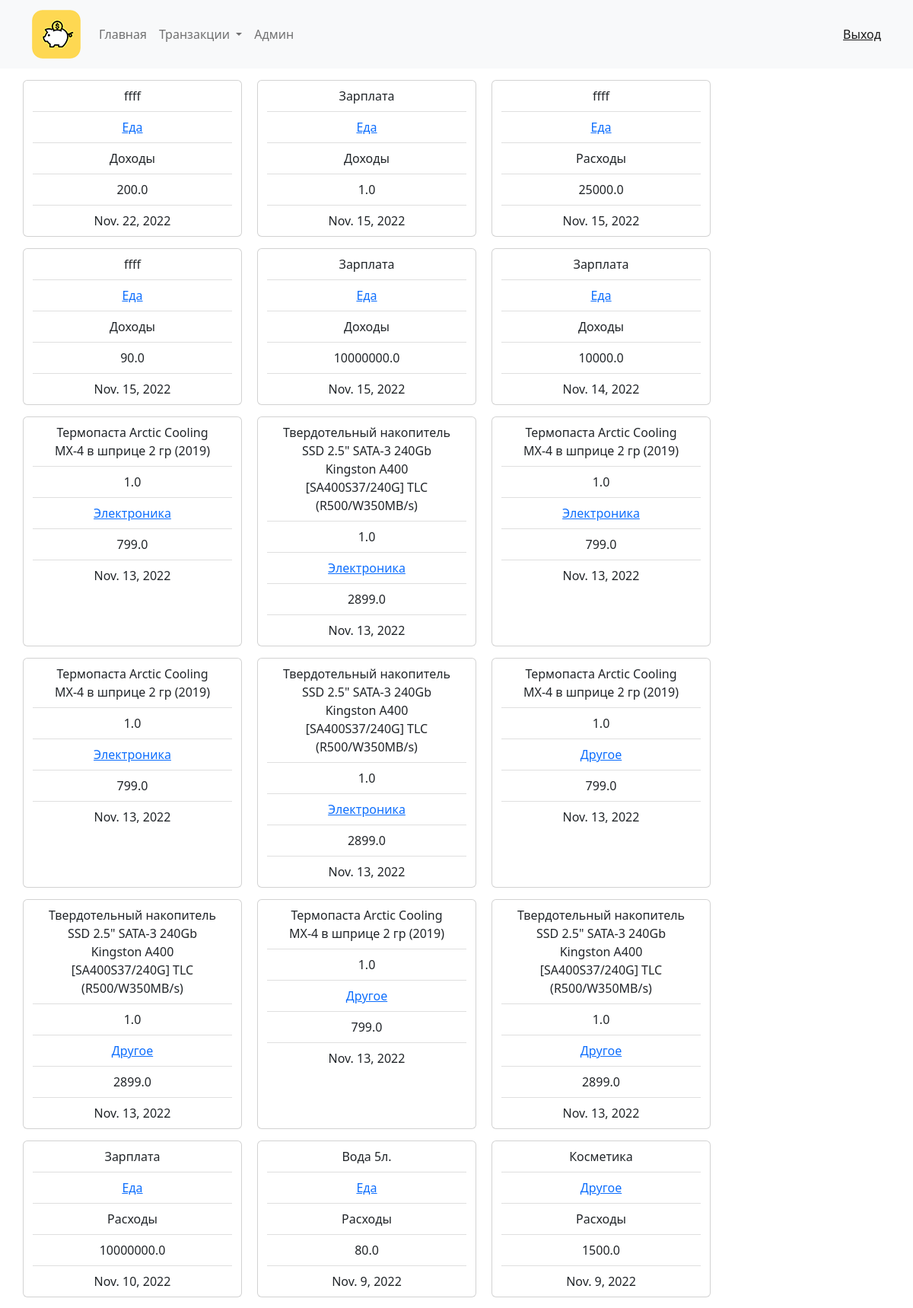
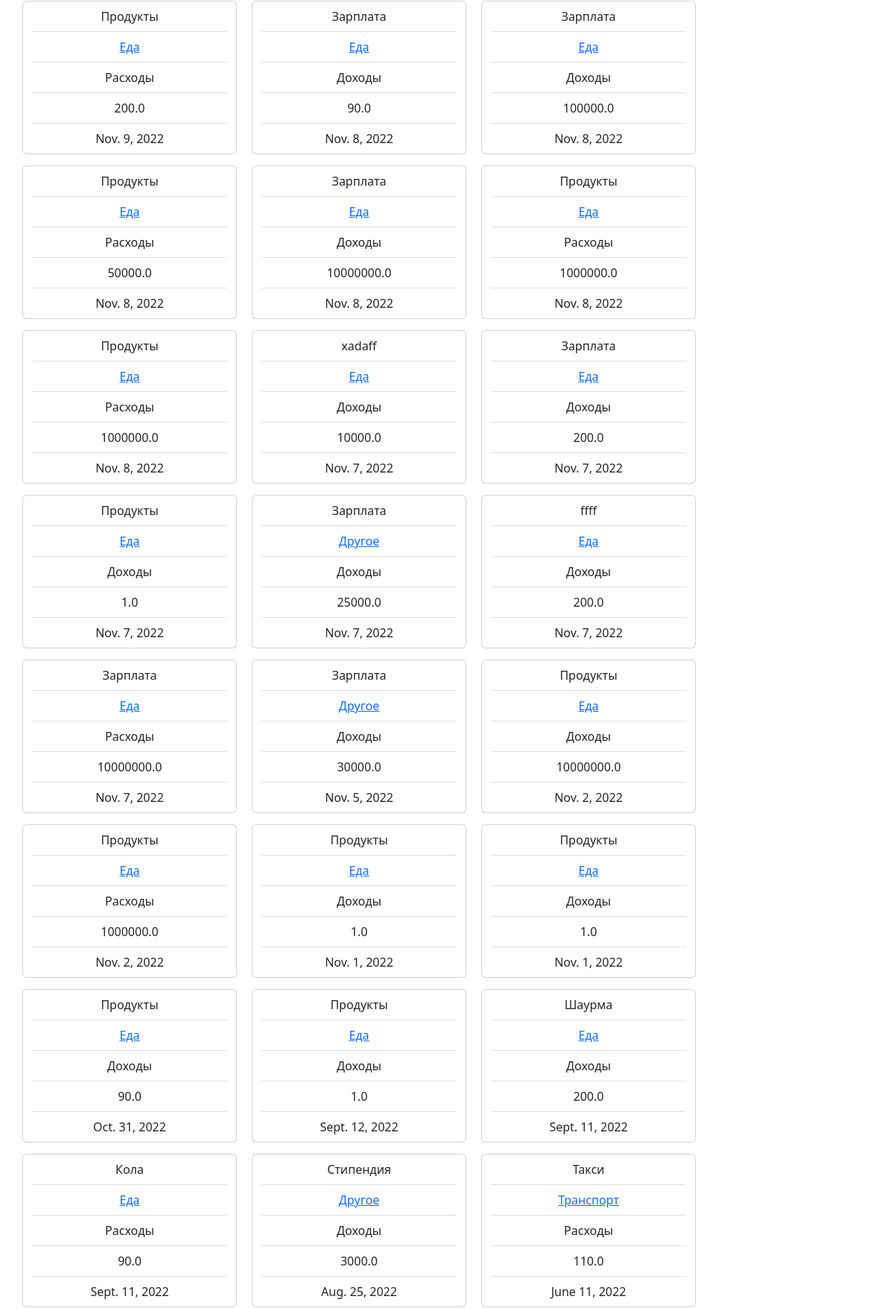
The page /get_user_transactions (signed in, upper part) on the database its author committed (2 pictures, top to bottom).
### kursach/models.py (models this page shows, shortened)
class Transactions(models.Model):
    date = models.DateField(verbose_name='Дата')
    item_name = models.CharField(max_length=80, verbose_name='Имя')
    item_price = models.FloatField(verbose_name='Цена')
    item_category_id = models.ForeignKey(Categories, on_delete=models.CASCADE, default=1, verbose_name='Категория')
    item_type_id = models.ForeignKey(Type_of_transcation, on_delete=models.PROTECT, default=1, verbose_name='Тип')# expenses incomes
    item_user_id = models.ForeignKey(User, on_delete=models.CASCADE, default=1)
    class Meta:
        verbose_name = "Транзакция"
        verbose_name_plural = "Транзакции"

class Categories(models.Model):
    category_name = models.CharField(max_length=80, verbose_name='Название категории')
    category_user_id = models.ForeignKey(User, on_delete=models.CASCADE, default=1)
    def __str__(self):
        return self.category_name
    class Meta:
        verbose_name = 'Категория'
        verbose_name_plural = "Категории"

class Type_of_transcation(models.Model):
    type_name = models.CharField(max_length=80)
    def __str__(self):
        return self.type_name
    class Meta:
        verbose_name = 'Тип транзакции'
        verbose_name_plural = "Типы транзакций"

class Check_data(models.Model):
    check_name = models.CharField(max_length=80)
    check_count = models.FloatField()
    check_price = models.FloatField()
    check_category_id = models.ForeignKey(Categories, on_delete=models.CASCADE, default=1)
    date = models.DateField(default=datetime.date.today())
    check_user_id = models.ForeignKey(User, on_delete=models.CASCADE, default=1)
    class Meta:
        verbose_name = "Чек"
        verbose_name_plural = "Чеки"

### kursach/views.py (the view)
# urls.py: path('get_user_transactions', get_user_transactions, name='get_user_transactions' ),
def get_user_transactions(request):
    checks = Check_data.objects.filter(check_user_id=request.user.id)
    transactions = Transactions.objects.filter(item_user_id=request.user.id)
    lst = sort_by_date(checks, transactions)
    return render(request, 'kursach/transactions_list.html', {'form': lst})

### kursach/script_folder/checkScript.py (called while the page is built)
def sort_by_date(*args):
    lst = []
    for dic in args:
        for item in dic:
            lst.append(item)
    lst.sort(key=lambda o: o.date, reverse=True)
    return lst

### kursach/templatetags/filter_for_date.py (called while the page is built)
def key(item, type_name):
    try:
        return type_name in str(type(item))
    except KeyError:
        return None

### kursach/templates/kursach/transactions_list.html
{% extends 'kursach/base.html' %}
{% load filter_for_date %}
{% block content %}
    <div class="container text-center">
        <div class="row">
            {% for item in form %}
                          {% if item|type:"Transactions" %}
                              <div class="card" style="width: 18rem; margin: 15px 20px 0 0;">
                                  <ul class="list-group list-group-flush">
                                      <li class="list-group-item">{{ item.item_name }}</li>
                                      <li class="list-group-item"><a href="#">{{ item.item_category_id }}</a></li>
                                    <li class="list-group-item">{{ item.item_type_id }}</li>
                                      <li class="list-group-item">{{ item.item_price }}</li>
                                       <li class="list-group-item">{{ item.date }}</li>
                                  </ul>
                            </div>
                          {% endif %}
                          {% if item|type:"Check_data" %}
                              <div class="card" style="width: 18rem; margin: 15px 20px 0 0;">
                                  <ul class="list-group list-group-flush">
                                      <li class="list-group-item">{{ item.check_name }}</li>
                                    <li class="list-group-item">{{ item.check_count }}</li>
                                    <li class="list-group-item"><a href="#">{{ item.check_category_id }}</a></li>
                                    <li class="list-group-item">{{ item.check_price }}</li>
                                    <li class="list-group-item">{{ item.date }}</li>
                                  </ul>
                              </div>
                          {% endif %}
            {% endfor %}
        </div>
    </div>
{% endblock  %}

### rows shown on the page
Transactions: item_name "ffff", item_category_id "Еда", item_type_id "Доходы", item_price "200.0", date "Nov. 22, 2022"
Transactions: item_name "Зарплата", item_category_id "Еда", item_type_id "Доходы", item_price "1.0", date "Nov. 15, 2022"
Transactions: item_name "ffff", item_category_id "Еда", item_type_id "Расходы", item_price "25000.0", date "Nov. 15, 2022"
Transactions: item_name "ffff", item_category_id "Еда", item_type_id "Доходы", item_price "90.0", date "Nov. 15, 2022"
Transactions: item_name "Зарплата", item_category_id "Еда", item_type_id "Доходы", item_price "10000000.0", date "Nov. 15, 2022"
Transactions: item_name "Зарплата", item_category_id "Еда", item_type_id "Доходы", item_price "10000.0", date "Nov. 14, 2022"
Check_data: check_name "Термопаста Arctic Cooling MX-4 в шприце 2 гр (2019)", check_count "1.0", check_category_id "Электроника", check_price "799.0", date "Nov. 13, 2022"
Check_data: check_name "Твердотельный накопитель SSD 2.5\" SATA-3 240Gb Kingston A400 [SA400S37/240G] TLC (R500/W350MB/s)", check_count "1.0", check_category_id "Электроника", check_price "2899.0", date "Nov. 13, 2022"
Check_data: check_name "Термопаста Arctic Cooling MX-4 в шприце 2 гр (2019)", check_count "1.0", check_category_id "Электроника", check_price "799.0", date "Nov. 13, 2022"
Check_data: check_name "Термопаста Arctic Cooling MX-4 в шприце 2 гр (2019)", check_count "1.0", check_category_id "Электроника", check_price "799.0", date "Nov. 13, 2022"
Check_data: check_name "Твердотельный накопитель SSD 2.5\" SATA-3 240Gb Kingston A400 [SA400S37/240G] TLC (R500/W350MB/s)", check_count "1.0", check_category_id "Электроника", check_price "2899.0", date "Nov. 13, 2022"
Check_data: check_name "Термопаста Arctic Cooling MX-4 в шприце 2 гр (2019)", check_count "1.0", check_category_id "Другое", check_price "799.0", date "Nov. 13, 2022"
Check_data: check_name "Твердотельный накопитель SSD 2.5\" SATA-3 240Gb Kingston A400 [SA400S37/240G] TLC (R500/W350MB/s)", check_count "1.0", check_category_id "Другое", check_price "2899.0", date "Nov. 13, 2022"
Check_data: check_name "Термопаста Arctic Cooling MX-4 в шприце 2 гр (2019)", check_count "1.0", check_category_id "Другое", check_price "799.0", date "Nov. 13, 2022"
Check_data: check_name "Твердотельный накопитель SSD 2.5\" SATA-3 240Gb Kingston A400 [SA400S37/240G] TLC (R500/W350MB/s)", check_count "1.0", check_category_id "Другое", check_price "2899.0", date "Nov. 13, 2022"
Transactions: item_name "Зарплата", item_category_id "Еда", item_type_id "Расходы", item_price "10000000.0", date "Nov. 10, 2022"
Transactions: item_name "Вода 5л.", item_category_id "Еда", item_type_id "Расходы", item_price "80.0", date "Nov. 9, 2022"
Transactions: item_name "Косметика", item_category_id "Другое", item_type_id "Расходы", item_price "1500.0", date "Nov. 9, 2022"
Transactions: item_name "Продукты", item_category_id "Еда", item_type_id "Расходы", item_price "200.0", date "Nov. 9, 2022"
Transactions: item_name "Зарплата", item_category_id "Еда", item_type_id "Доходы", item_price "90.0", date "Nov. 8, 2022"
Transactions: item_name "Зарплата", item_category_id "Еда", item_type_id "Доходы", item_price "100000.0", date "Nov. 8, 2022"
Transactions: item_name "Продукты", item_category_id "Еда", item_type_id "Расходы", item_price "50000.0", date "Nov. 8, 2022"
Transactions: item_name "Зарплата", item_category_id "Еда", item_type_id "Доходы", item_price "10000000.0", date "Nov. 8, 2022"
Transactions: item_name "Продукты", item_category_id "Еда", item_type_id "Расходы", item_price "1000000.0", date "Nov. 8, 2022"
Transactions: item_name "Продукты", item_category_id "Еда", item_type_id "Расходы", item_price "1000000.0", date "Nov. 8, 2022"
Transactions: item_name "xadaff", item_category_id "Еда", item_type_id "Доходы", item_price "10000.0", date "Nov. 7, 2022"
Transactions: item_name "Зарплата", item_category_id "Еда", item_type_id "Доходы", item_price "200.0", date "Nov. 7, 2022"
Transactions: item_name "Продукты", item_category_id "Еда", item_type_id "Доходы", item_price "1.0", date "Nov. 7, 2022"
Transactions: item_name "Зарплата", item_category_id "Другое", item_type_id "Доходы", item_price "25000.0", date "Nov. 7, 2022"
Transactions: item_name "ffff", item_category_id "Еда", item_type_id "Доходы", item_price "200.0", date "Nov. 7, 2022"
Transactions: item_name "Зарплата", item_category_id "Еда", item_type_id "Расходы", item_price "10000000.0", date "Nov. 7, 2022"
Transactions: item_name "Зарплата", item_category_id "Другое", item_type_id "Доходы", item_price "30000.0", date "Nov. 5, 2022"
Transactions: item_name "Продукты", item_category_id "Еда", item_type_id "Доходы", item_price "10000000.0", date "Nov. 2, 2022"
Transactions: item_name "Продукты", item_category_id "Еда", item_type_id "Расходы", item_price "1000000.0", date "Nov. 2, 2022"
Transactions: item_name "Продукты", item_category_id "Еда", item_type_id "Доходы", item_price "1.0", date "Nov. 1, 2022"
Transactions: item_name "Продукты", item_category_id "Еда", item_type_id "Доходы", item_price "1.0", date "Nov. 1, 2022"
Transactions: item_name "Продукты", item_category_id "Еда", item_type_id "Доходы", item_price "90.0", date "Oct. 31, 2022"
Transactions: item_name "Продукты", item_category_id "Еда", item_type_id "Доходы", item_price "1.0", date "Sept. 12, 2022"
Transactions: item_name "Шаурма", item_category_id "Еда", item_type_id "Доходы", item_price "200.0", date "Sept. 11, 2022"
Transactions: item_name "Кола", item_category_id "Еда", item_type_id "Расходы", item_price "90.0", date "Sept. 11, 2022"
Transactions: item_name "Стипендия", item_category_id "Другое", item_type_id "Доходы", item_price "3000.0", date "Aug. 25, 2022"
Transactions: item_name "Такси", item_category_id "Транспорт", item_type_id "Расходы", item_price "110.0", date "June 11, 2022"
